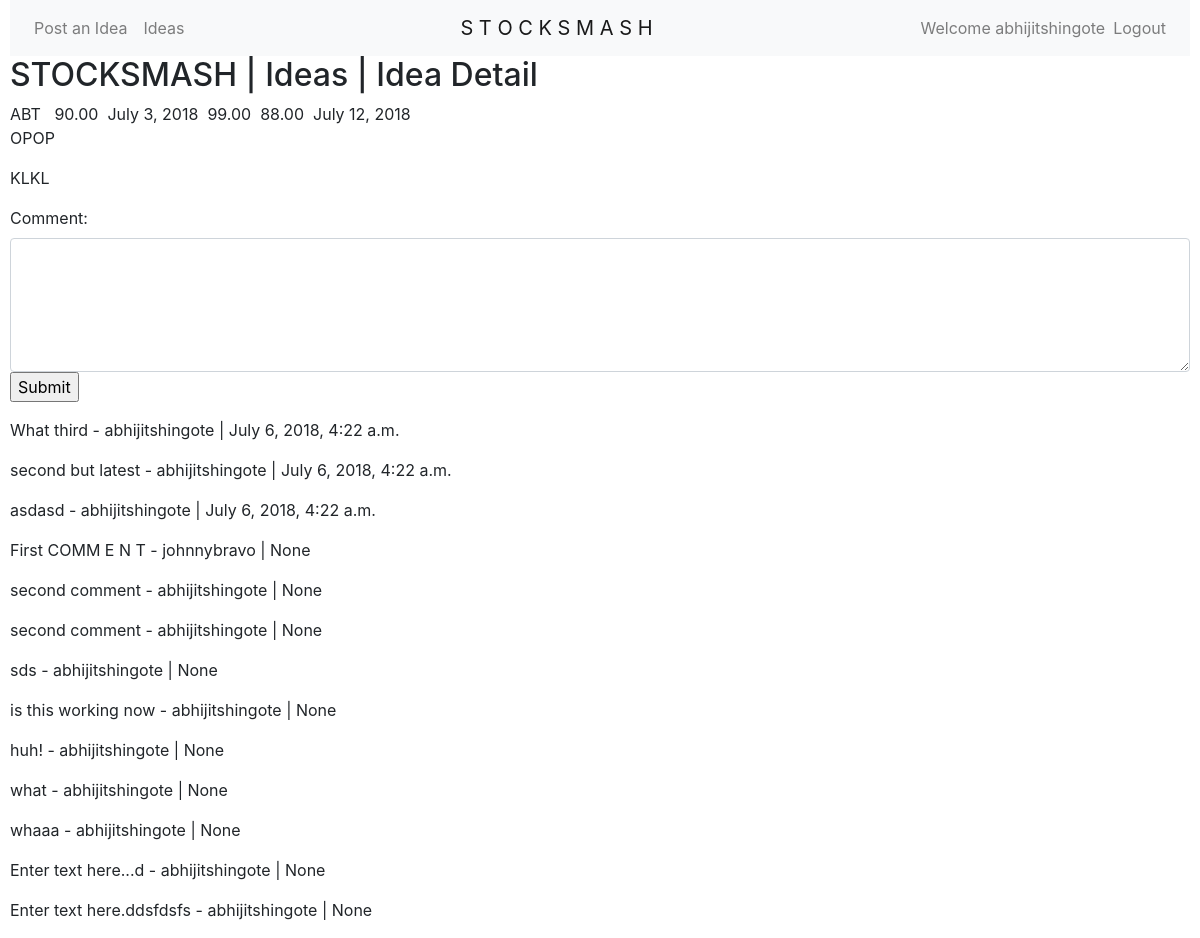
/ideas/13/ (signed in), run on the app's committed database.
### ideas/models.py (models this page shows, shortened)
class Idea(models.Model):
	tickersymbol=models.ForeignKey('stocks.Stock',on_delete=models.CASCADE)
	buyprice=models.DecimalField(decimal_places=2,max_digits=9)
	buytimestamp=models.DateField(auto_now=True)
	targetprice=models.DecimalField(decimal_places=2,max_digits=9)
	tradeenddate=models.DateField()
	stoplossprice=models.DecimalField(decimal_places=2,max_digits=9)
	shortthesis=models.TextField(max_length=100)
	longthesis=models.TextField()
	user=models.ForeignKey(User,on_delete=models.CASCADE)
	created=models.DateField(auto_now_add=True)
	updated=models.DateField(auto_now=True)

class Comment(models.Model):
	comment_text=models.TextField()
	user=models.ForeignKey(User)
	idea=models.ForeignKey(Idea)
	created=models.DateTimeField(auto_now_add=True)
	updated=models.DateTimeField(auto_now=True)

### stocks/models.py (models this page shows)
class Stock(models.Model):
	tickersymbol=models.CharField(max_length=6)
	tickername=models.CharField(max_length=300)
	created=models.DateField(auto_now_add=True)
	updated=models.DateField(auto_now=True)
	def __str__(self):
		return self.tickersymbol

### ideas/views.py (the view, shortened to what this page needs)
# urls.py: url(r'^(?P<pk>\d+)/',IdeaLDetailView.as_view(),name='ideadetail'),
class IdeaLDetailView(DetailView):
	model=Idea
	def get_context_data(self,**kwargs):
		context=super(IdeaLDetailView,self).get_context_data(**kwargs)
		context['idea']=self.object
		i=self.object
		comments=i.comment_set.all().order_by('-created')
		context['comments']=comments
		return context

### templates/ideas/idea_detail.html (shortened to what this page needs)
{% extends 'base.html' %}
{% block content %}
	<h2>STOCKSMASH | Ideas | Idea Detail </h2>
	{{idea.tickersymbol}} &nbsp
		{{idea.buyprice}}&nbsp
			{{idea.buytimestamp}}&nbsp
				{{idea.targetprice}}&nbsp
				{{idea.stoplossprice}}&nbsp
				{{idea.tradeenddate}}&nbsp<br>
				<p>{{idea.shortthesis}}</p>
				<p>{{idea.longthesis}}</p>
<div class="form-group">
	<form action="{% url 'ideas:ideadetail' idea.pk %}" method="POST">
	  	<label>Comment:</label>
	  	<textarea class="form-control" rows="5" name="comment"></textarea>
  		<input type="submit">
	</form>
</div>
{% for comment in comments %}
<p>{{comment.comment_text}} - {{comment.user.username}} | {{comment.created}}</p>
{% endfor %}
{% endblock %}

### templates/base.html (shortened to what this page needs)
{% load static %}
<!DOCTYPE html>
<html>
<head>
		<link rel="stylesheet" type="text/css" href="{% static "bootstrap.min.css" %}">
</head>
<body>
<nav class="navbar navbar-expand-lg navbar-light bg-light">
{% if request.user.is_authenticated %}
<ul class="navbar-nav mr-auto">
	<li class="nav-item">
		<a class="nav-link" href="{% url 'ideas:create' %}">Post an Idea</a>
	</li>
	<li class="nav-item">
		<a class="nav-link" href="{% url 'ideas:ideaslist' %}">Ideas</a>
	</li>
</ul>
<a class="navbar-brand mx-auto" href="{% url 'index' %}">S T O C K S M A S H</a>
<ul class="navbar-nav ml-auto">
	<li>
		<span class="navbar-text">Welcome {{request.user}}</span>
	</li>
	<li class="nav-item">
		<a class="nav-link" href="{% url 'logout' %}">Logout</a>
	</li>
</ul>
{% endif %}
</nav>
{% block content %}
{% endblock  %}
</body>
</html>

### templates/base.html (style rules this page uses)
body { margin: 0 10px; }

### data on the page
Idea: tickersymbol "ABT", buyprice "90.00", buytimestamp "July 3, 2018", targetprice "99.00", stoplossprice "88.00", tradeenddate "July 12, 2018", shortthesis "OPOP", longthesis "KLKL"
Comment: comment_text "What third", user.username "abhijitshingote", created "July 6, 2018, 4:22 a.m."
Comment: comment_text "second but latest", user.username "abhijitshingote", created "July 6, 2018, 4:22 a.m."
Comment: comment_text "asdasd", user.username "abhijitshingote", created "July 6, 2018, 4:22 a.m."
Comment: comment_text "First COMM E N T", user.username "johnnybravo", created "None"
Comment: comment_text "second comment", user.username "abhijitshingote", created "None"
Comment: comment_text "second comment", user.username "abhijitshingote", created "None"
Comment: comment_text "sds", user.username "abhijitshingote", created "None"
Comment: comment_text "is this working now", user.username "abhijitshingote", created "None"
Comment: comment_text "huh!", user.username "abhijitshingote", created "None"
Comment: comment_text "what", user.username "abhijitshingote", created "None"
Comment: comment_text "whaaa", user.username "abhijitshingote", created "None"
Comment: comment_text "Enter text here...d", user.username "abhijitshingote", created "None"
Comment: comment_text "Enter text here.ddsfdsfs", user.username "abhijitshingote", created "None"

### other printed values
{{ request.user }} "abhijitshingote"
